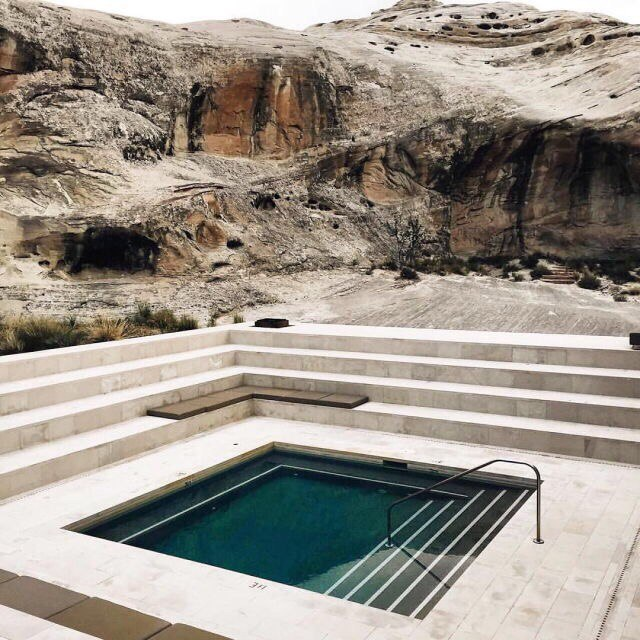
#> input picture dataset/photo2.jpg, 640 x 640 px, found by its file name
$ jupyter execute Homework5_Zarubin.ipynb
#> lines starting #> are read from the running program, lines starting #| are printed output that depends on the picture; long printed decimals are rounded
[cell 1]
import cv2
import math
import numpy as np
from matplotlib import pyplot as plt
plt.rcParams['figure.figsize'] = [15, 10]

[cell 2]
# Load image
img = cv2.imread('desktop/photo2.jpg')
#> img is the input picture: shape (640, 640, 3); mean B, G, R 136.6, 146.4, 153.9
# Convert it to RGB
img = cv2.cvtColor(img, cv2.COLOR_BGR2RGB)
img = cv2.resize(img, None, fx=0.5, fy=0.5)
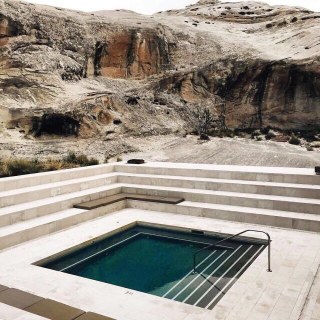
#> img: shape (320, 320, 3); mean R, G, B 154.1, 146.5, 136.7
# Plot it
plt.imshow(img)

[cell 3]
# Black, dark gray, light gray, white
colors = np.array([[0, 0, 0],
                   [64, 64, 64],
                   [192, 192, 192],
                   [255, 255, 255]])

[cell 4]
# Cast the image to float
img = img.astype(np.float32)

# Prepare for quantization
rows, cols, channels = img.shape
#> rows = 320; cols = 320; channels = 3
quantized = np.zeros_like(img)

# Apply quantization
for r in range(rows):
    for c in range(cols):
        # Extract the original pixel value
        pixel = img[r, c, :]

        distance = np.linalg.norm(colors - pixel, axis=1)
        # Find the closest colour from the pallette (using absolute value/Euclidean distance)
        # Note: You may need more than one line of code here
        new_pixel = colors[np.argmin(distance), :]


        # Apply quantization
        quantized[r, c, :] = new_pixel
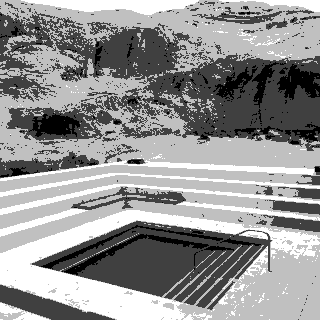
#> quantized: shape (320, 320, 3) float32; min 0, max 255, mean 147.7


# Show quantized image (don't forget to cast back to uint8)
img = np.clip(img, 0, 255).astype(np.uint8)
quantized = np.clip(quantized, 0, 255).astype(np.uint8)

plt.subplot(121), plt.imshow(img), plt.title('Original')
plt.subplot(122), plt.imshow(quantized), plt.title('Quantized image')
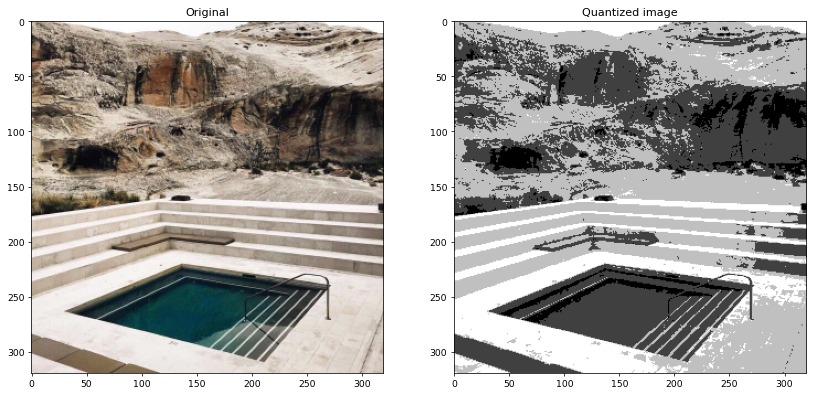
#> figure drawn by matplotlib, 2 panels

[cell 5]
print("image props: "+str(img.shape))
#| image props: (320, 320, 3)

[cell 6]
# Compute average quantization error
avg_quant_error = np.mean(img - quantized)
#> avg_quant_error = 139.3
print(avg_quant_error)
#| 139.314

[cell 7]
def find_closest_palette_color(pixel, colors):
    new_pixel = np.copy(pixel)
    min_distance = 1e6
    for i in range(len(colors)):
        distance = np.linalg.norm(pixel - colors, axis=1)
        new_pixel = colors[np.argmin(distance), :]

        return new_pixel

[cell 8]
# Cast the image to float
img = img.astype(np.float32)

# Make a temporal copy of the original image, we will need it for error diffusion
img_tmp = np.copy(img)

#Prepare for quantization
rows, cols, channels = img_tmp.shape
dithering = np.zeros_like(img)

for r in range(1, rows-1):
    for c in range(1, cols-1):
        # Extract the original pixel value
        pixel =  list(img_tmp[r, c, :])

        # Find the closest colour from the pallette (using absolute value/Euclidean distance)
        # Note: You may need more than one line of code here
        new_pixel = find_closest_palette_color(pixel, colors)

        # Compute quantization error
        quant_error = pixel - new_pixel

        # Diffuse the quantization error according to the FS diffusion matrix
        # Note: You may need more than one line of code here
        img_tmp[r , c, :] = new_pixel
        img_tmp[r , c+1, :] = img_tmp[r , c+1, :] + quant_error * 7 / 16
        img_tmp[r+1, c-1, :] = img_tmp[r+1, c-1, :] + quant_error * 3 / 16
        img_tmp[r+1, c, :] = img_tmp[r+1, c , :] + quant_error * 5 / 16
        img_tmp[r+1, c+1, :] = img_tmp[r+1, c+1, :] + quant_error * 1 / 16

        # Apply dithering
        dithering[r, c, :] = new_pixel
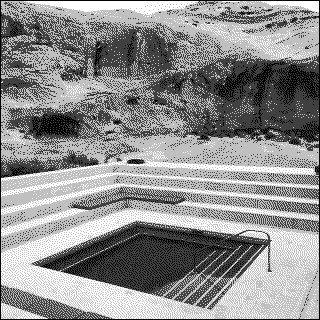
#> dithering: shape (320, 320, 3) float32; min 0, max 255, mean 143.5
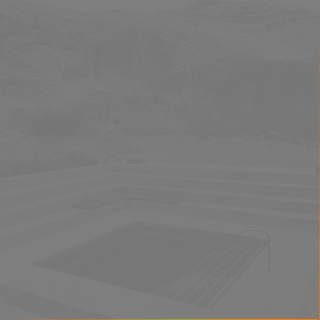
#> img_tmp: shape (320, 320, 3) float32; mean R, G, B 154.1, 146.5, 136.7; drawn with min black and max white
# Show quantized image (don't forget to cast back to uint8)
quantized = np.clip(quantized, 0, 255).astype(np.uint8)
dithering = np.clip(dithering, 0, 255).astype(np.uint8)

plt.subplot(121), plt.imshow(quantized), plt.title('Optimally quantized')
plt.subplot(122), plt.imshow(dithering), plt.title('Dithering')

[cell 9]
# Compute average quantization error
avg_quant_error = np.mean(img - dithering)
print(avg_quant_error)
#| 2.302
